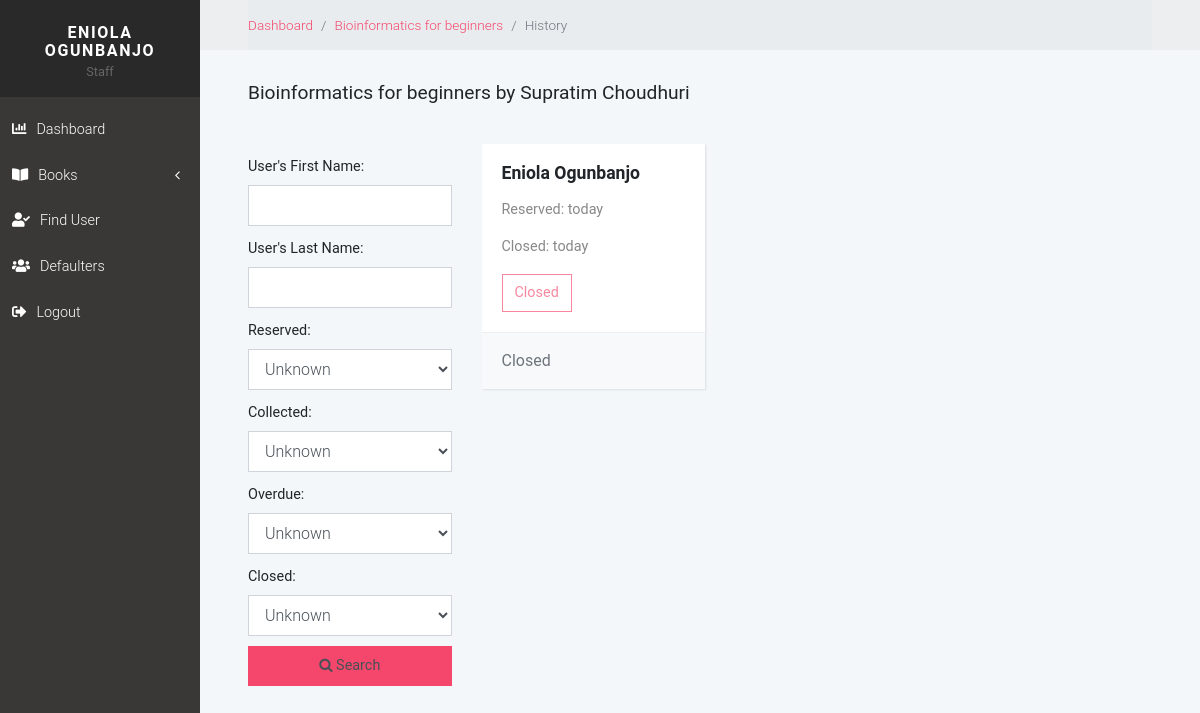
The app's page /dashboard/history/2/view/ (signed in), older data.
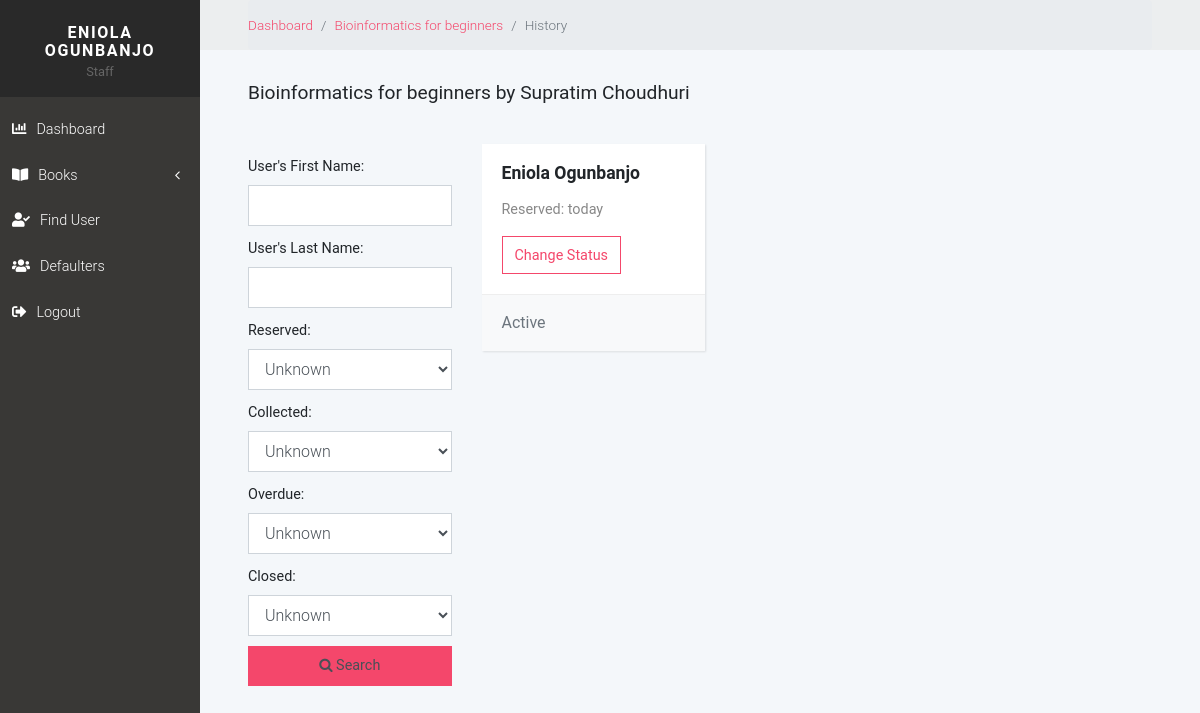
The same page, newer data.
### library/models.py (models this page shows, shortened)
class Checkout(models.Model):
    user = models.ForeignKey(to=User, on_delete=models.DO_NOTHING)
    book = models.ForeignKey(to=Book, on_delete=models.CASCADE)
    reserved = models.BooleanField(default=False)
    collected = models.BooleanField(default=False)
    overdue = models.BooleanField(default=False)
    closed = models.BooleanField(default=False)
    reserved_date = models.DateField(null=True, blank=True)
    collected_date = models.DateField(null=True, blank=True)
    closed_date = models.DateField(null=True, blank=True)
    fine = models.DecimalField(decimal_places=2, default=0, max_digits=10)
    class Meta:
        ordering = ['user']

### library/views.py (the view)
# urls.py: path('dashboard/history/<int:pk>/view/', views.history, name='history'),
@login_required
def history(request, pk):
    book = Book.objects.get(id=pk)
    history_list = Checkout.objects.filter(book__id=pk)
    history_filter = CheckoutFilter(request.GET, queryset=history_list)
    return render(request, 'history.html',
                  context={'filter': history_filter, 'book': book})

### library/models.py (called while the page is built)
    def __str__(self):
        return self.title + " by " + self.author.name

### templates/history.html (shortened to what the changed rows need)
{% extends 'base_dashboard.html' %}
{% load static %}
{% load widget_tweaks %}
{% load humanize %}
{% block main %}
    <div class="page">
        <section class="forms">
            <div class="container-fluid">
                <header>
                    <h1 class="h3 display">{{ book }}</h1>
                </header>
                <div class="content">
                    <div class="row">
                        <div class="col-md-9">
                            <div class="products">
                                <div class="row no-gutters">
                                    {% for entry in filter.qs %}
                                        <div class="col-12 col-md-6 col-lg-4">
                                            <div class="card">
                                                <div class="card-body">
                                                    <h4 class="card-title">{{ entry.user.get_full_name }}</h4>
                                                    {% if entry.reserved %}
                                                        <p class="card-text">
                                                            Reserved: {{ entry.reserved_date|naturalday }}</p>
                                                    {% endif %}
                                                    {% if entry.closed %}
                                                        <p class="card-text">
                                                            Closed: {{ entry.closed_date|naturalday }}
                                                        </p>
                                                        <button data-toggle="modal"
                                                                href="#statusModal"
                                                                class="btn
                                                                btn-outline-primary"
                                                                disabled="">
                                                            Closed
                                                        </button>
                                                    {% else %}
                                                        <a data-toggle="modal"
                                                           href="#statusModal"
                                                           class="btn btn-outline-primary">Change
                                                            Status</a>
                                                    {% endif %}
                                                </div>
                                                <div class="card-footer text-muted">
                                                    {% if entry.closed %}
                                                        Closed
                                                    {% else %}
                                                        Active
                                                    {% endif %}
                                                </div>
                                            </div>
                                        </div>
                                    {% empty %}
                                        <div class="text-center">
                                            <h5 class="text-secondary m-4">
                                                Sorry, no entries match your
                                                request.</h5>
                                        </div>
                                    {% endfor %}
                                </div>
                            </div>
                        </div>
                    </div>
                </div>
            </div>
        </section>
    </div>
{% endblock %}

Row changes from the older to the newer data that the page shows:
changed Checkout "today": closed_date "today" → (not shown); closed "Closed: Closed Closed" → "Change Status Active"
